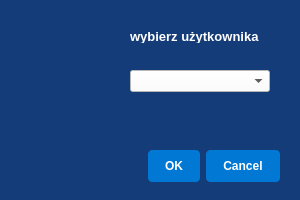
<?xml version="1.0" encoding="UTF-8"?>
<ui version="4.0">
 <class>Dialog</class>
 <widget class="QDialog" name="Dialog">
  <property name="geometry">
   <rect>
    <x>0</x>
    <y>0</y>
    <width>300</width>
    <height>200</height>
   </rect>
  </property>
  <property name="windowTitle">
   <string>Dialog</string>
  </property>
  <property name="styleSheet">
   <string notr="true">background-color:rgb(20,60,120);</string>
  </property>
  <widget class="QDialogButtonBox" name="buttonBox">
   <property name="geometry">
    <rect>
     <x>30</x>
     <y>150</y>
     <width>250</width>
     <height>32</height>
    </rect>
   </property>
   <property name="styleSheet">
    <string notr="true"> QPushButton {
        background-color: #0078d4;
        color: #ffffff;
        border: 1px solid #0078d4;
        border-radius: 4px;
        padding: 8px 16px;
        font-weight: bold;

    }
    QPushButton:hover {
        background-color: #106ebe;
    }
    QPushButton:pressed {
        background-color: #005a9e;
    }</string>
   </property>
   <property name="orientation">
    <enum>Qt::Horizontal</enum>
   </property>
   <property name="standardButtons">
    <set>QDialogButtonBox::Cancel|QDialogButtonBox::Ok</set>
   </property>
  </widget>
  <widget class="QLabel" name="label">
   <property name="geometry">
    <rect>
     <x>130</x>
     <y>30</y>
     <width>140</width>
     <height>13</height>
    </rect>
   </property>
   <property name="font">
    <font>
     <pointsize>10</pointsize>
     <weight>75</weight>
     <bold>true</bold>
    </font>
   </property>
   <property name="styleSheet">
    <string notr="true">color:#ffffff;</string>
   </property>
   <property name="text">
    <string>wybierz użytkownika</string>
   </property>
  </widget>
  <widget class="QComboBox" name="comboBox">
   <property name="geometry">
    <rect>
     <x>130</x>
     <y>70</y>
     <width>140</width>
     <height>22</height>
    </rect>
   </property>
   <property name="font">
    <font>
     <pointsize>10</pointsize>
     <weight>75</weight>
     <bold>true</bold>
    </font>
   </property>
   <property name="styleSheet">
    <string notr="true">background-color: #ffffff</string>
   </property>
  </widget>
 </widget>
 <resources/>
 <connections>
  <connection>
   <sender>buttonBox</sender>
   <signal>accepted()</signal>
   <receiver>Dialog</receiver>
   <slot>accept()</slot>
   <hints>
    <hint type="sourcelabel">
     <x>248</x>
     <y>254</y>
    </hint>
    <hint type="destinationlabel">
     <x>157</x>
     <y>274</y>
    </hint>
   </hints>
  </connection>
  <connection>
   <sender>buttonBox</sender>
   <signal>rejected()</signal>
   <receiver>Dialog</receiver>
   <slot>reject()</slot>
   <hints>
    <hint type="sourcelabel">
     <x>316</x>
     <y>260</y>
    </hint>
    <hint type="destinationlabel">
     <x>286</x>
     <y>274</y>
    </hint>
   </hints>
  </connection>
 </connections>
</ui>
